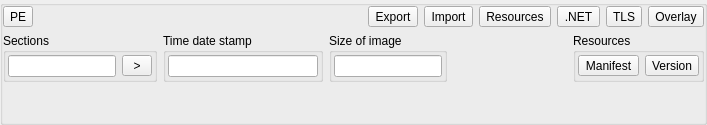
     <widget class="QWidget" name="pagePE">
      <layout class="QVBoxLayout" name="verticalLayout_27">
       <property name="leftMargin">
        <number>0</number>
       </property>
       <property name="topMargin">
        <number>0</number>
       </property>
       <property name="rightMargin">
        <number>0</number>
       </property>
       <property name="bottomMargin">
        <number>0</number>
       </property>
       <item>
        <widget class="QGroupBox" name="groupBoxPE">
         <property name="title">
          <string/>
         </property>
         <layout class="QVBoxLayout" name="verticalLayout_2">
          <property name="leftMargin">
           <number>0</number>
          </property>
          <property name="topMargin">
           <number>0</number>
          </property>
          <property name="rightMargin">
           <number>0</number>
          </property>
          <property name="bottomMargin">
           <number>0</number>
          </property>
          <item>
           <layout class="QHBoxLayout" name="horizontalLayout_4">
            <item>
             <widget class="QToolButton" name="toolButtonPE">
              <property name="text">
               <string notr="true">PE</string>
              </property>
             </widget>
            </item>
            <item>
             <spacer name="horizontalSpacer_2">
              <property name="orientation">
               <enum>Qt::Horizontal</enum>
              </property>
              <property name="sizeHint" stdset="0">
               <size>
                <width>40</width>
                <height>20</height>
               </size>
              </property>
             </spacer>
            </item>
            <item>
             <widget class="QToolButton" name="toolButtonPEExport">
              <property name="text">
               <string>Export</string>
              </property>
             </widget>
            </item>
            <item>
             <widget class="QToolButton" name="toolButtonPEImport">
              <property name="text">
               <string>Import</string>
              </property>
             </widget>
            </item>
            <item>
             <widget class="QToolButton" name="toolButtonPEResources">
              <property name="text">
               <string>Resources</string>
              </property>
             </widget>
            </item>
            <item>
             <widget class="QToolButton" name="toolButtonPENET">
              <property name="text">
               <string notr="true">.NET</string>
              </property>
             </widget>
            </item>
            <item>
             <widget class="QToolButton" name="toolButtonPETLS">
              <property name="text">
               <string notr="true">TLS</string>
              </property>
             </widget>
            </item>
            <item>
             <widget class="QToolButton" name="toolButtonPEOverlay">
              <property name="text">
               <string>Overlay</string>
              </property>
             </widget>
            </item>
           </layout>
          </item>
          <item>
           <layout class="QHBoxLayout" name="horizontalLayout_6">
            <item>
             <widget class="QGroupBox" name="groupBoxPESections">
              <property name="title">
               <string>Sections</string>
              </property>
              <layout class="QHBoxLayout" name="horizontalLayout_5">
               <property name="leftMargin">
                <number>2</number>
               </property>
               <property name="topMargin">
                <number>2</number>
               </property>
               <property name="rightMargin">
                <number>2</number>
               </property>
               <property name="bottomMargin">
                <number>2</number>
               </property>
               <item>
                <widget class="XLineEditHEX" name="lineEditPESections">
                 <property name="minimumSize">
                  <size>
                   <width>80</width>
                   <height>0</height>
                  </size>
                 </property>
                 <property name="alignment">
                  <set>Qt::AlignCenter</set>
                 </property>
                 <property name="readOnly">
                  <bool>true</bool>
                 </property>
                </widget>
               </item>
               <item>
                <widget class="QToolButton" name="toolButtonPESections">
                 <property name="minimumSize">
                  <size>
                   <width>30</width>
                   <height>0</height>
                  </size>
                 </property>
                 <property name="maximumSize">
                  <size>
                   <width>30</width>
                   <height>16777215</height>
                  </size>
                 </property>
                 <property name="text">
                  <string notr="true">&gt;</string>
                 </property>
                </widget>
               </item>
              </layout>
             </widget>
            </item>
            <item>
             <widget class="QGroupBox" name="groupBoxPETimeDateStamp">
              <property name="title">
               <string>Time date stamp</string>
              </property>
              <layout class="QHBoxLayout" name="horizontalLayout_40">
               <property name="leftMargin">
                <number>2</number>
               </property>
               <property name="topMargin">
                <number>2</number>
               </property>
               <property name="rightMargin">
                <number>2</number>
               </property>
               <property name="bottomMargin">
                <number>2</number>
               </property>
               <item>
                <widget class="XLineEditHEX" name="lineEditPETimeDateStamp">
                 <property name="minimumSize">
                  <size>
                   <width>150</width>
                   <height>0</height>
                  </size>
                 </property>
                 <property name="alignment">
                  <set>Qt::AlignCenter</set>
                 </property>
                 <property name="readOnly">
                  <bool>true</bool>
                 </property>
                </widget>
               </item>
              </layout>
             </widget>
            </item>
            <item>
             <widget class="QGroupBox" name="groupBoxPESizeOfImage">
              <property name="title">
               <string>Size of image</string>
              </property>
              <layout class="QHBoxLayout" name="horizontalLayout_41">
               <property name="leftMargin">
                <number>2</number>
               </property>
               <property name="topMargin">
                <number>2</number>
               </property>
               <property name="rightMargin">
                <number>2</number>
               </property>
               <property name="bottomMargin">
                <number>2</number>
               </property>
               <item>
                <widget class="XLineEditHEX" name="lineEditPESizeOfImage">
                 <property name="minimumSize">
                  <size>
                   <width>100</width>
                   <height>0</height>
                  </size>
                 </property>
                 <property name="alignment">
                  <set>Qt::AlignCenter</set>
                 </property>
                 <property name="readOnly">
                  <bool>true</bool>
                 </property>
                </widget>
               </item>
              </layout>
             </widget>
            </item>
            <item>
             <spacer name="horizontalSpacer_21">
              <property name="orientation">
               <enum>Qt::Horizontal</enum>
              </property>
              <property name="sizeHint" stdset="0">
               <size>
                <width>40</width>
                <height>20</height>
               </size>
              </property>
             </spacer>
            </item>
            <item>
             <spacer name="horizontalSpacer_22">
              <property name="orientation">
               <enum>Qt::Horizontal</enum>
              </property>
              <property name="sizeHint" stdset="0">
               <size>
                <width>40</width>
                <height>20</height>
               </size>
              </property>
             </spacer>
            </item>
            <item>
             <spacer name="horizontalSpacer_4">
              <property name="orientation">
               <enum>Qt::Horizontal</enum>
              </property>
              <property name="sizeHint" stdset="0">
               <size>
                <width>40</width>
                <height>20</height>
               </size>
              </property>
             </spacer>
            </item>
            <item>
             <widget class="QGroupBox" name="groupBoxPEResources">
              <property name="title">
               <string>Resources</string>
              </property>
              <layout class="QHBoxLayout" name="horizontalLayout_19">
               <property name="leftMargin">
                <number>2</number>
               </property>
               <property name="topMargin">
                <number>2</number>
               </property>
               <property name="rightMargin">
                <number>2</number>
               </property>
               <property name="bottomMargin">
                <number>2</number>
               </property>
               <item>
                <widget class="QToolButton" name="toolButtonPEManifest">
                 <property name="text">
                  <string>Manifest</string>
                 </property>
                </widget>
               </item>
               <item>
                <widget class="QToolButton" name="toolButtonPEVersion">
                 <property name="text">
                  <string>Version</string>
                 </property>
                </widget>
               </item>
              </layout>
             </widget>
            </item>
           </layout>
          </item>
          <item>
           <spacer name="verticalSpacer_9">
            <property name="orientation">
             <enum>Qt::Vertical</enum>
            </property>
            <property name="sizeType">
             <enum>QSizePolicy::Expanding</enum>
            </property>
            <property name="sizeHint" stdset="0">
             <size>
              <width>20</width>
              <height>40</height>
             </size>
            </property>
           </spacer>
          </item>
         </layout>
        </widget>
       </item>
      </layout>
     </widget>
